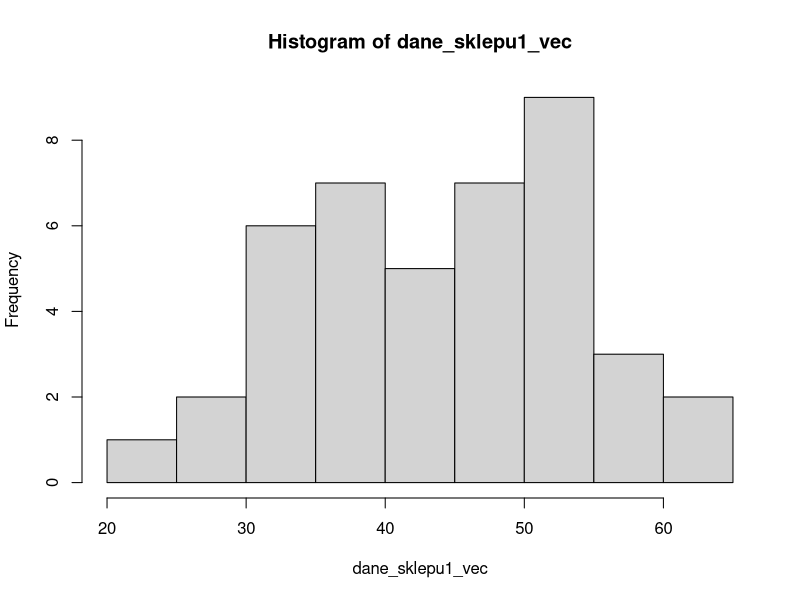
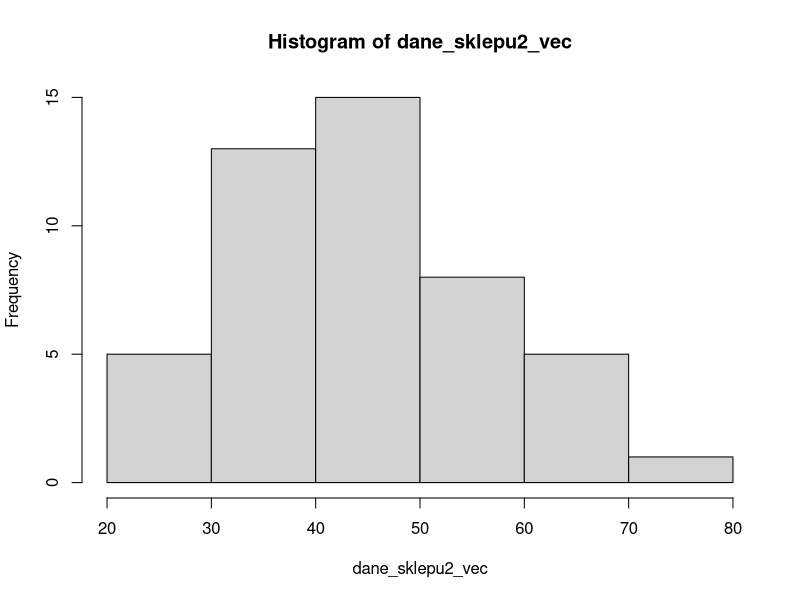
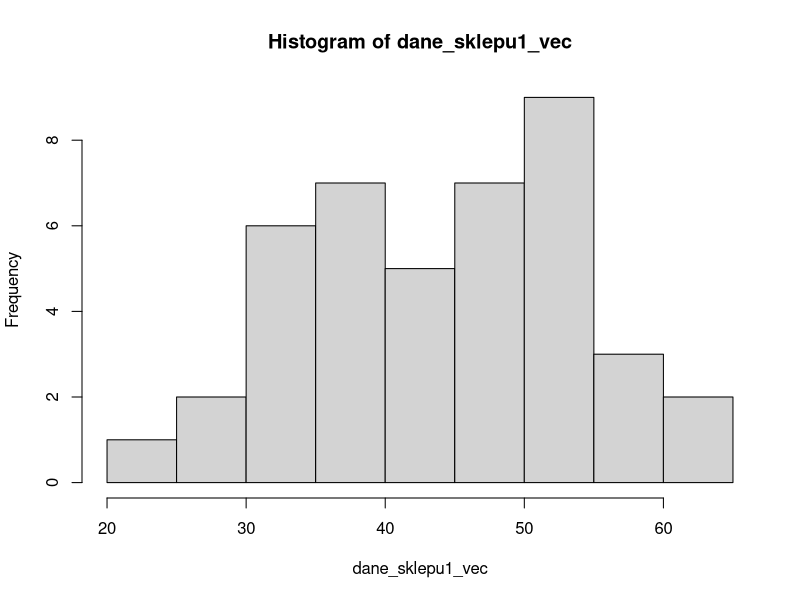
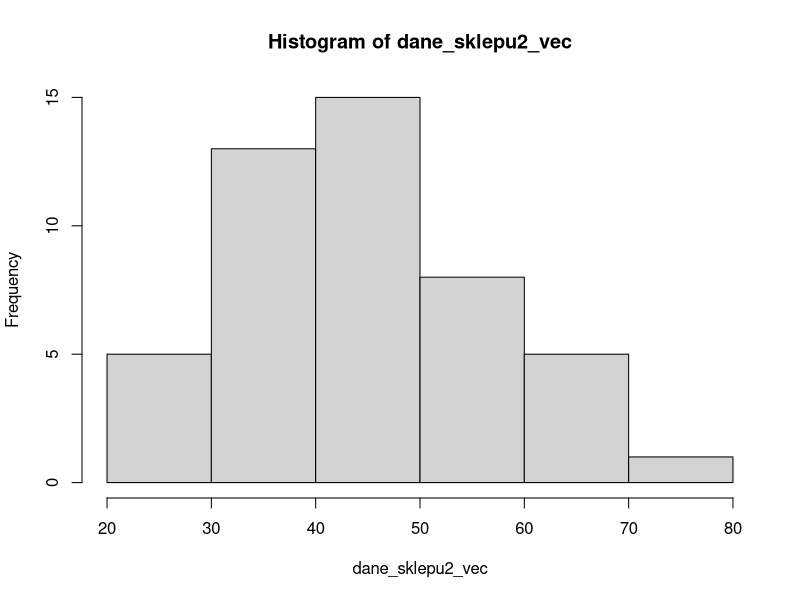

Source code (R) for these figures, in order:
median_rozdzielczy <- function(breaks, counts)
{
  poz_med <- sum(counts)
  poz_med = (poz_med+1)/2
  
  licz_skumul = 0
  szuk_przedzial = 0
  
  for(i in counts)
  {
    licz_skumul = licz_skumul + i
    szuk_przedzial = szuk_przedzial + 1
    if(licz_skumul > poz_med)
    {
      licz_skumul = licz_skumul - i
      break()
    }
  }
  
  med = breaks[szuk_przedzial]+(poz_med-licz_skumul)*((breaks[szuk_przedzial+1]-breaks[szuk_przedzial])/counts[szuk_przedzial])
  
  return(med)
}

wariancja_obciazona <- function(vec, sr)
{
  ile <- length(vec)
  w <- sum((vec - sr)^2) / ile
  return(w)
}

odchylenie_obciazone <- function(war)
{
  o <- sqrt(war)
  return(o)
}

moda <- function(vec)
{
  ux <- unique(vec)
  return(ux[which.max(tabulate(match(vec, ux)))])
}

rozstep <- function(vec)
{
  result <- max(vec) - min(vec)
  return(result)
}

cwiartkowe <- function(q1, q3)
{
  result <- (q3 - q1) / 2
  return(result)
}

przecietne_od_sredniej <- function(vec, sr)
{
  ile <- length(vec)
  m <- sum(abs(vec - sr)) / ile
  return(m)
}

przecietne_od_mediany <- function(vec, med)
{
  ile <- length(vec)
  m <- sum(abs(vec - med)) / ile
  return(m)
}

wspolczynnik_zmiennosci <- function(odch, sred)
{
  v <- (odch / sred) * 100
  return(v)
}

moment_centralny <- function(nr, vec, sr)
{
  ile <- length(vec)
  m <- sum((vec - sr) ^ nr) / ile
  return(m)
}

kurtoza <- function(vec, sr, odch)
{
  k <- moment_centralny(4, vec, sr) / (odch ^ 4)
  return(k)
}

eksces <- function(kurt)
{
  eks <- kurt - 3
  return(eks)
}

wspolczynnik_asymetrii <- function(vec, sr, odch)
{
  k <- moment_centralny(3, vec, sr) / (odch ^ 3)
  return(k)  
}

wspolczynnik_skosnosci <- function(vec, sr, odch)
{
  ile <- length(vec)
  s <- (ile * sum((vec - sr)^3)) / ((ile - 1) * (ile - 2) * (odch)^4)
  return(s)
}

przedzial_sredniej <-

dane_sklepu_1 <- read.table("sklep1.txt", header=F, dec=",")
dane_sklepu_2 <- read.table("sklep2.txt", header=F, dec=",")

# Szeregi szczegolowe
dane_sklepu1_vec <- c(dane_sklepu_1[[1]])
sort(dane_sklepu1_vec)

dane_sklepu2_vec <- c(dane_sklepu_2[[1]])
sort(dane_sklepu2_vec)

sklep1_sr <- mean(dane_sklepu1_vec)
sklep1_med <- median(dane_sklepu1_vec)
sklep1_q1 <- quantile(dane_sklepu1_vec, 0.25)
sklep1_q3 <- quantile(dane_sklepu1_vec, 0.75)
sklep1_moda <- moda(dane_sklepu1_vec)
sklep1_war <- wariancja_obciazona(dane_sklepu1_vec, sklep1_sr)
sklep1_odch <- odchylenie_obciazone(sklep1_war)
sklep1_odch_nieob <- sd(dane_sklepu1_vec)
sklep1_kurt <- kurtoza(dane_sklepu1_vec, sklep1_sr, sklep1_odch)

sklep2_sr <- mean(dane_sklepu2_vec)
sklep2_med <- median(dane_sklepu2_vec)
sklep2_q1 <- quantile(dane_sklepu2_vec, 0.25)
sklep2_q3 <- quantile(dane_sklepu2_vec, 0.75)
sklep2_moda<- moda(dane_sklepu2_vec)
sklep2_war <- wariancja_obciazona(dane_sklepu2_vec, sklep2_sr)
sklep2_odch <- odchylenie_obciazone(sklep2_war)
sklep2_odch_nieob <- sd(dane_sklepu2_vec)
sklep2_kurt <- kurtoza(dane_sklepu2_vec, sklep2_sr, sklep2_odch)

#Szeregi rozdzielcze

sklep1_hist <- hist(dane_sklepu1_vec)
sklep1_med_r <- median_rozdzielczy(sklep1_hist$breaks, sklep1_hist$counts)

sklep2_hist <- hist(dane_sklepu2_vec)

cat("Sklep 1:")
cat("Srednia: ", sklep1_sr)
cat("Kwartyl 0.25:", sklep1_q1)
cat("Kwartyl 0.75:", sklep1_q3)
cat("Mediana: ", sklep1_med)
cat("Odchylenie standardowe nieobciazone: ", sklep1_odch_nieob)
cat("Odchylenie standardowe obciazone: ", sklep1_odch)
cat("Odchylenie cwiartkowe: ", cwiartkowe(sklep1_q1,sklep1_q3))
cat("Odchylenie przecietne od sredniej: ", przecietne_od_sredniej(dane_sklepu1_vec, sklep1_sr))
cat("Odchylenie przecietne od mediany: ", przecietne_od_mediany(dane_sklepu1_vec, sklep1_med))
cat("Wariancja nieobciazona: ", var(dane_sklepu1_vec))
cat("Wariancja obciazona: ", sklep1_war)
cat("Dominanta: ", sklep1_moda)
cat("Rozstep: ", rozstep(dane_sklepu1_vec))
cat("Wspolczynnik zmiennosci: ", wspolczynnik_zmiennosci(sklep1_sr, sklep1_odch), "%")
cat("Wspolczynnik asymetrii: ", wspolczynnik_asymetrii(dane_sklepu1_vec, sklep1_sr, sklep1_odch))
cat("Wspolczynnik skosnosci: ", wspolczynnik_skosnosci(dane_sklepu1_vec, sklep1_sr, sklep1_odch))
cat("Kurtoza: ", sklep1_kurt)
cat("Eksces: ", eksces(sklep1_kurt))
hist(dane_sklepu1_vec)

cat("Sklep 2:")
cat("Srednia: ", sklep2_sr)
cat("Kwartyl 0.25 sklepu 2:", sklep2_q1 )
cat("Kwartyl 0.75 sklepu 2:", sklep2_q3)
cat("Mediana: ", sklep2_med)
cat("Odchylenie standardowe nieobciazone: ", sklep2_odch_nieob)
cat("Odchylenie standardowe obciazone: ", sklep2_odch)
cat("Odchylenie przecietne od sredniej: ", przecietne_od_sredniej(dane_sklepu2_vec, sklep2_sr))
cat("Odchylenie przecietne od mediany: ", przecietne_od_mediany(dane_sklepu2_vec, sklep2_med))
cat("Odchylenie cwiartkowe: ", cwiartkowe(sklep2_q1,sklep2_q3))
cat("Wariancja nieobciazona: ", var(dane_sklepu2_vec))
cat("Wariancja obciazona: ", sklep1_war)
cat("Dominanta: ", sklep2_moda)
cat("Rozstep: ", rozstep(dane_sklepu2_vec))
cat("Wspolczynnik zmiennosci: ", wspolczynnik_zmiennosci(sklep2_sr, sklep2_odch), "%")
cat("Wspolczynnik asymetrii: ", wspolczynnik_asymetrii(dane_sklepu2_vec, sklep2_sr, sklep2_odch))
cat("Wspolczynnik skosnosci: ", wspolczynnik_skosnosci(dane_sklepu2_vec, sklep2_sr, sklep2_odch))
cat("Kurtoza: ", sklep2_kurt)
cat("Eksces: ", eksces(sklep2_kurt))
hist(dane_sklepu2_vec)
